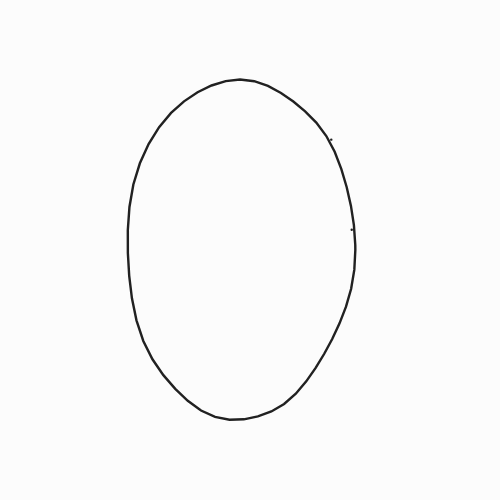
Frame 1 (no input)
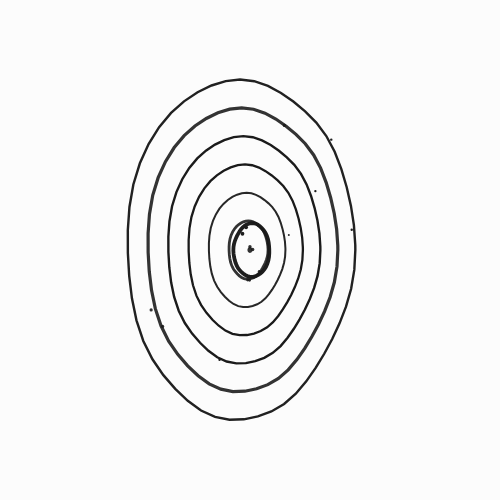
Frame 60 (no input)
Frame 120 (the mouse pressed at the canvas centre since frame 60): identical to frame 60, image omitted

The p5.js sketch that drew these frames (run headless with seeded random() and noise() and a simulated clock; from frame 60 on, the mouse is pressed at the canvas centre):

// p5.js sketch
// ── sketch.js
let egg;

function setup() {
  createCanvas(500, 500);
  background(252);

  egg = new Egg();
}

function draw() {
  translate(width / 2, height / 2);
  egg.draw();
}

class Egg {
  constructor() {
    this.radius;
    this.maxRadius = 150;
    this.step = 25;
    this.yMultiplier = 1.5;
    this.ended = false;
    this.xoff = 0;
    this.yoff = 0;
    this.x;
    this.y;
  }

  draw() {
    if (this.ended) return;
    noFill();
    stroke(25, random(225, 255));
    strokeWeight(random(2, 4));
    beginShape();
    for (var i = 0; i < TWO_PI; i += 0.125) {
      this.xoff = map(cos(i), -1, 1, 0, 0.5);
      this.yoff = map(sin(i), -1, 1, 0, 0.4575);
      this.radius = map(
        noise(this.xoff, this.yoff),
        0,
        1,
        this.maxRadius / 2,
        this.maxRadius
      );
      this.x = this.radius * cos(i);
      this.y = this.radius * sin(i) * 1.5;
      if (random(0, 1) > 0.97) {
        point(this.x + random(-5, 5), this.y + random(-5, 5));
      }
      vertex(this.x, this.y);
    }
    endShape(CLOSE);

    if (this.maxRadius > 0) {
      this.step = this.step + random(-0.125, 0.125);
      this.maxRadius -= this.step;
    } else {
      this.end();
    }
  }

  end() {
    this.ended = true;
  }
}
